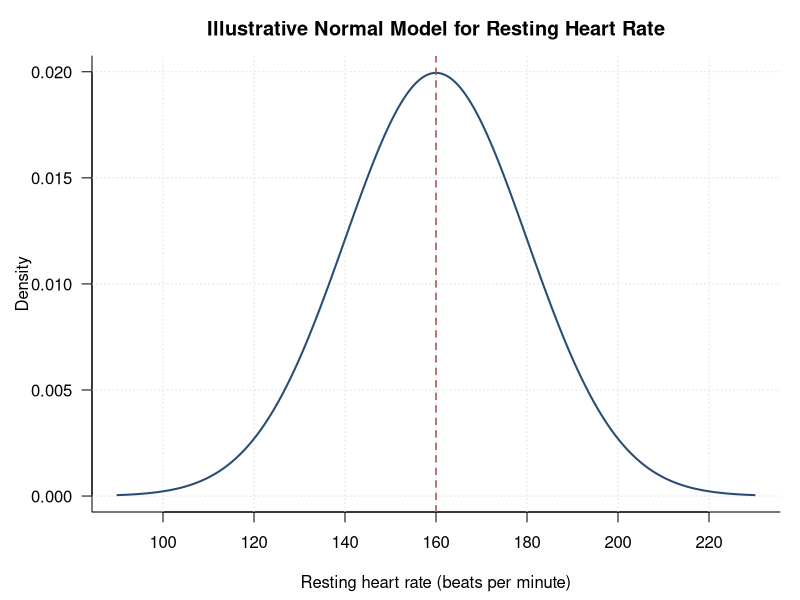
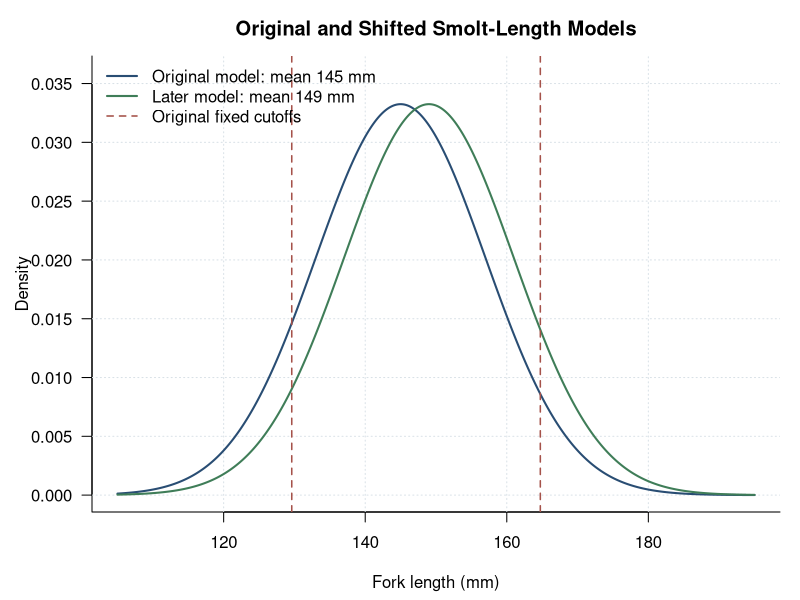

The R script that drew these images, in order:
## ---- chunk 1
knitr::opts_chunk$set(
  echo = FALSE,
  warning = FALSE,
  message = FALSE,
  fig.align = "center",
  fig.retina = 2,
  out.width = "88%"
)

course_blue <- "#294D73"
course_green <- "#3F7D58"
course_gold <- "#C6923A"
course_red <- "#A5524A"
soft_grid <- "#D9E1E7"
## ---- chunk 2
heart_rate <- seq(90, 230, length.out = 800)
heart_density <- dnorm(heart_rate, mean = 160, sd = 20)

old_par <- par(mar = c(4.4, 4.6, 2.8, 1), las = 1, bty = "l")
plot(
  heart_rate,
  heart_density,
  type = "n",
  xlab = "Resting heart rate (beats per minute)",
  ylab = "Density",
  main = "Illustrative Normal Model for Resting Heart Rate"
)
grid(col = soft_grid, lty = 3)
lines(heart_rate, heart_density, col = course_blue, lwd = 2)
abline(v = 160, col = course_red, lty = 2, lwd = 1.5)
par(old_par)
## ---- chunk 3
pnorm(q = 137, mean = 145, sd = 4)
## ---- chunk 4
pnorm(q = 153, mean = 145, sd = 4, lower.tail = FALSE)
## ---- chunk 5
pnorm(q = 82, mean = 74, sd = 5.5) -
  pnorm(q = 68, mean = 74, sd = 5.5)
## ---- chunk 6
qnorm(c(0.01, 0.99), mean = 10.00, sd = 0.12)
## ---- chunk 7
qnorm(p = 0.05, mean = 10.00, sd = 0.12)
## ---- chunk 8
pnorm(q = 9.75, mean = 10.00, sd = 0.12)
## ---- chunk 9
pnorm(1.80, mean = 1.40, sd = 0.25) -
  pnorm(1.05, mean = 1.40, sd = 0.25)
## ---- chunk 10
qnorm(p = 0.93, mean = 2200, sd = 350)
## ---- chunk 11
qnorm(p = 0.03, mean = 2200, sd = 350)
## ---- chunk 12
small_cutoff <- qnorm(0.10, mean = 145, sd = 12)
large_cutoff <- qnorm(0.95, mean = 145, sd = 12)
c(small = small_cutoff, large = large_cutoff)
## ---- chunk 13
p_small_new <- pnorm(small_cutoff, mean = 149, sd = 12)
p_large_new <- pnorm(
  large_cutoff,
  mean = 149,
  sd = 12,
  lower.tail = FALSE
)
c(small = p_small_new, large = p_large_new)
## ---- chunk 14
qnorm(c(0.10, 0.95), mean = 149, sd = 12)
## ---- chunk 15
length_values <- seq(105, 195, length.out = 800)
original_density <- dnorm(length_values, mean = 145, sd = 12)
shifted_density <- dnorm(length_values, mean = 149, sd = 12)

old_par <- par(mar = c(4.4, 4.6, 2.8, 1), las = 1, bty = "l")
plot(
  length_values,
  original_density,
  type = "n",
  ylim = c(0, max(original_density, shifted_density) * 1.08),
  xlab = "Fork length (mm)",
  ylab = "Density",
  main = "Original and Shifted Smolt-Length Models"
)
grid(col = soft_grid, lty = 3)
lines(length_values, original_density, col = course_blue, lwd = 2)
lines(length_values, shifted_density, col = course_green, lwd = 2)
abline(
  v = c(small_cutoff, large_cutoff),
  col = course_red,
  lty = 2,
  lwd = 1.5
)
legend(
  "topleft",
  legend = c(
    "Original model: mean 145 mm",
    "Later model: mean 149 mm",
    "Original fixed cutoffs"
  ),
  col = c(course_blue, course_green, course_red),
  lty = c(1, 1, 2),
  lwd = c(2, 2, 1.5),
  bty = "n"
)
par(old_par)
